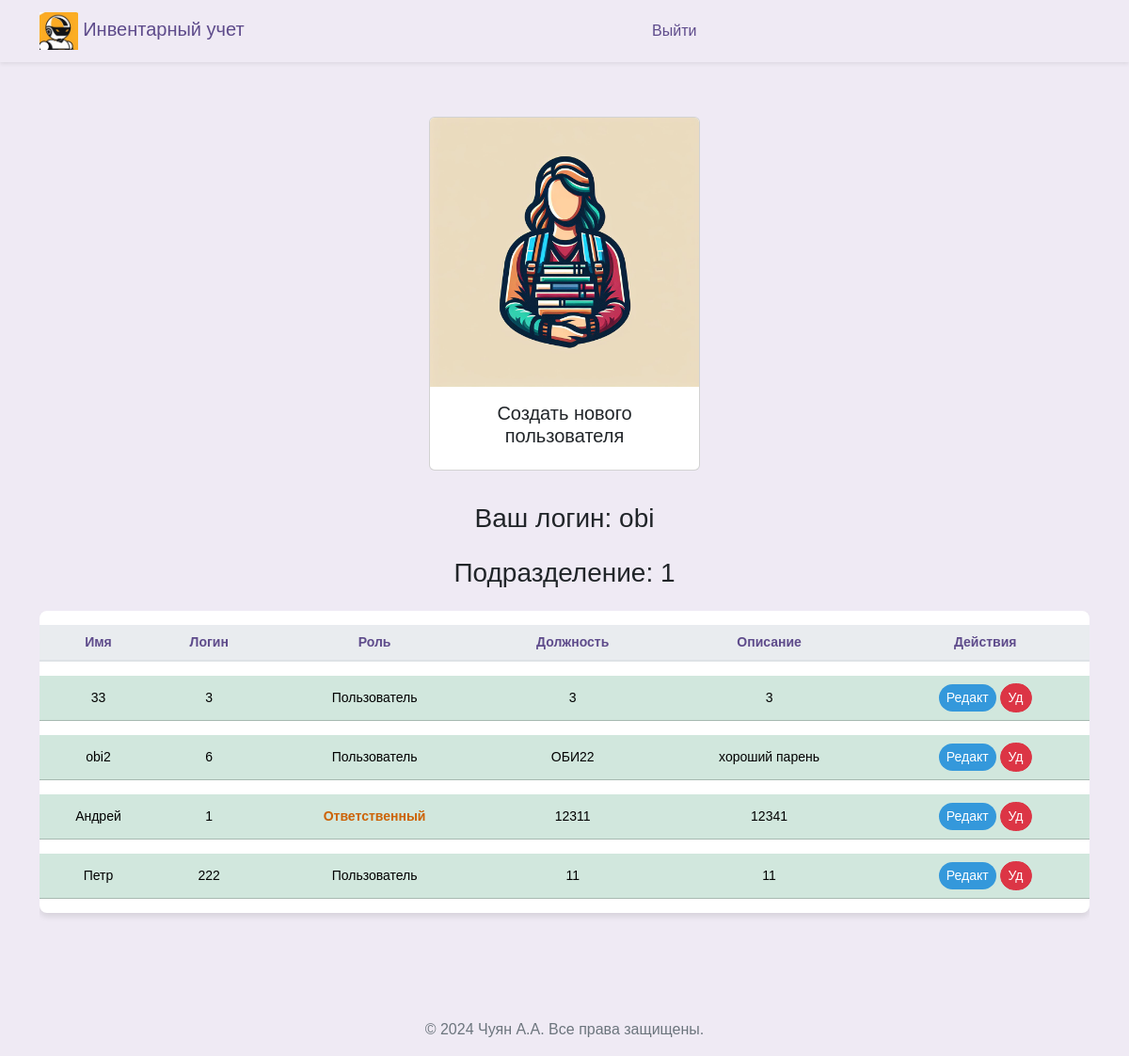
The page /workers (signed in) on the database as committed earlier.
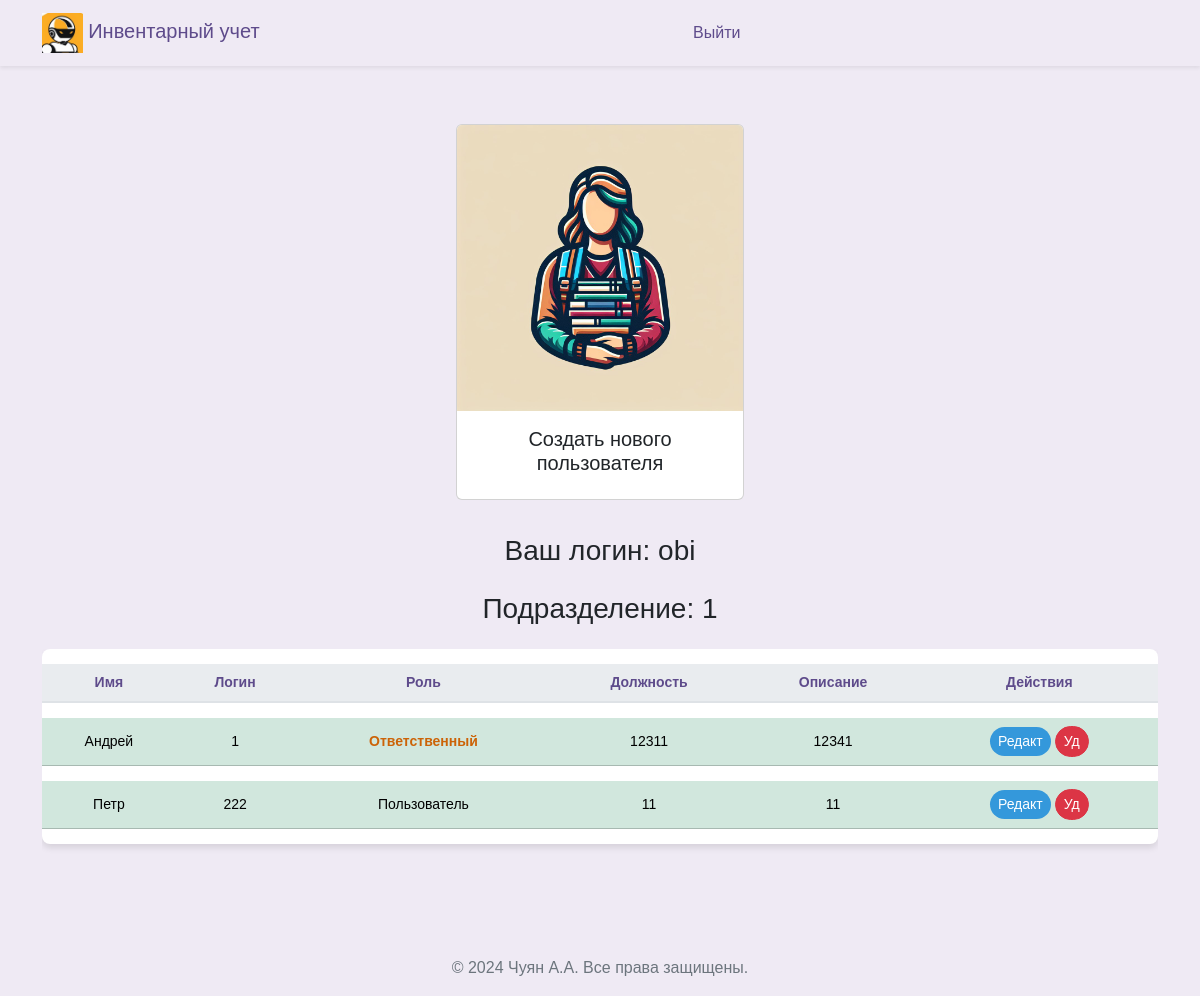
The same page on the database as committed later.
### src/database/models.py (models this page shows)
class Worker(Base):
    __tablename__ = "worker"
    id = Column(Integer, primary_key=True)
    role = Column(Enum(Role), default=Role.guest)
    fio = Column(String)
    name = Column(String, unique=True)
    password = Column(String)
    department = Column(String)
    position = Column(String)
    description = Column(String, default=None)
    conn_worker_arm = relationship(
        "Arm", back_populates="conn_arm_worker"
    )

### src/frontend/router.py (the view)
@router.get("/workers")
async def get_workers(
    request: Request,
    worker: Worker = Depends(get_worker_or_redirect),
    session: AsyncSession = Depends(get_session),
):
    data = await CRUDWorker.get_all_worker_sorted(session)
    return templates.TemplateResponse(
        "workers/index.html",
        {"request": request, "worker": worker, "data": data},
    )

### src/frontend/template/workers/index.html (shortened to what this page needs)
{% extends "base/base.html" %}
{% block content %}
<head>
</head>
<div class="d-flex justify-content-center align-items-center">
  <a class="nav-link" href="#" data-bs-toggle="modal" data-bs-target="#createWorkerModal" data-bs-workerdepartment="{{worker.department}}">
    <div class="card" style="width: 18rem; margin: 10px;">
      <img src="../frontend/assets/img/workers.jpg" class="card-img-top" alt="...">
      <div class="card-body">
        <h5 class="card-title" style="text-align: center;">Создать нового пользователя</h5>
      </div>
    </div>
  </a>
</div>
<div class="row ">
  <div class="col-12">
    <h3 class="mb-4" style="margin-bottom: 60px; text-align: center;">Ваш логин: {{ worker.name }}</h3>
    <h3 class="mb-4" style="margin-bottom: 60px; text-align: center;">Подразделение: {{ worker.department }}</h3>
    <div class="table-responsive">
      <table class="table table-hover table-shadow table-rounded ">
        <thead>
          <tr>
            <th scope="col" >Имя</th>
            <th scope="col" >Логин</th>
            <th scope="col" >Роль</th>
            <th scope="col" >Должность</th>
            <th scope="col" >Описание</th>
            <th scope="col" >Действия</th>
          </tr>
        </thead>
        <tbody class="text-center">
          {% for worker_tuple in data %}
            {% set workers = worker_tuple %}
              {% if workers.department == worker.department and workers.role.name != "admin"%}
                <tr class="table-success " >
                  <td>{{ workers.fio }}</td>
                  <td>{{ workers.name }}</td>
                  <td>{% if workers.role.name == 'user' %}<span class="orange-bold-text">Ответственный</span>{% elif workers.role.name == 'admin' %}<span class="red-bold-text">Администратор</span> {% else %}Пользователь{% endif %}</td>
                  <td>{{ workers.position }}</td>
                  <td>{{ workers.description }}</td>
                  <td>
                    <button type="button" class="btn btn-primary btn-sm" style="background-color: #3498db; color: white;"
                      data-bs-toggle="modal"
                      data-bs-target="#updateModal"
                      data-bs-1="{{workers.fio}}"
                      data-bs-2="{{workers.name}}"
                      data-bs-3="{{workers.position}}"
                      data-bs-4="{{workers.description}}"
                      data-bs-5= "{{workers.id}}"
                      data-bs-6= "{{workers.department}}"
                      data-bs-7= "{{workers.role}}">
                      Редакт
                    </button>
                    <button type="button" class="btn btn-danger btn-sm" style="color: white;"
                      onclick="deleteWorker('{{ workers.id }}')">
                      Уд
                    </button>
                  </td>
                </tr>
                {% endif %}
          {% endfor %}
        </tbody>
      </table>
    </div>
  </div>
</div>
{% endblock %}

Rows that differ between the two databases and show on the page:
removed Worker: fio "33", name "3", role "Пользователь", position "3", description "3"
removed Worker: fio "obi2", name "6", role "Пользователь", position "ОБИ22", description "хороший парень"
